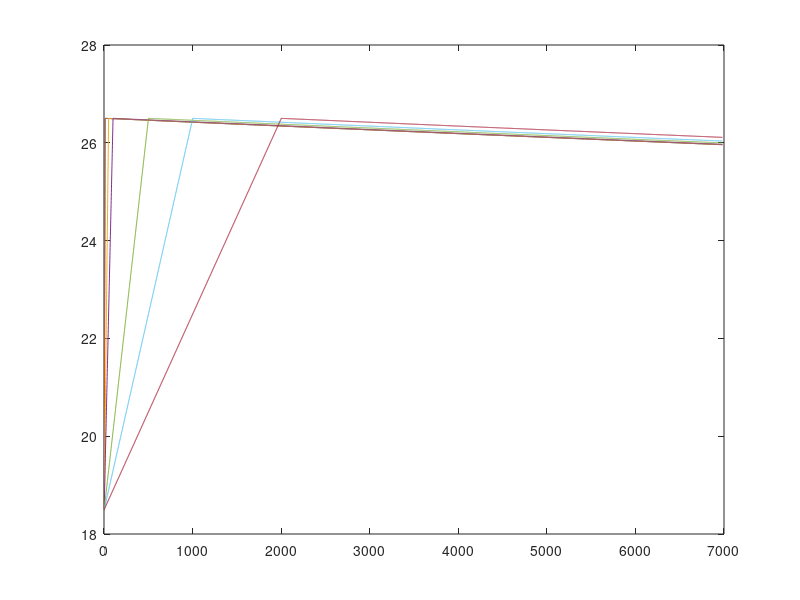

Reproduce this figure in MATLAB.

T=18.5;

dx=0.025;
npoints=0.9;
npoints=npoints/dx;

stop =7;
dt = 0.001;
stop=stop/dt;

TT=zeros(npoints+2,stop+1);
TT1=zeros(npoints+2,stop+1);

Tm = 8;

Tr_list = [0.01 0.05 0.1 0.5 1.0 2.0];

Tw = 0.05;
Tw = Tw/dx;

for i = 1:length(Tr_list)

    T_list = [T];

    ts=20;

    while ts<=stop,
      for step=1:npoints+1,
          TT1(step,ts)=Tm*exp(-(step-0.45/dx)^2/(2*Tw^2));
      end
      ts=ts+1;
    end

    ts=20;
    while ts<=((Tr_list(i)/dt)+20),
        for step=1:npoints+1,
            TT(step,ts)=T+TT1(step,ts)*(ts-20)/((Tr_list(i)/dt));
        end

    

    T_list = [T_list, TT(round(npoints/2),ts)];

    ts=ts+1;
    end

    while ts<=stop,
        for step=1:npoints+1,
            TT(step,ts)=T+TT1(step,ts)*exp(-(ts-((Tr_list(i)/dt)+20))/(100/dt));
        end

    

    T_list = [T_list, TT(round(npoints/2),ts)];

    ts=ts+1;
    end

    for step=1:npoints+1,
        TT(step,stop+1)= TT(step,stop);
    end

    if i == 1
       figure;
       plot(T_list); 
       hold on 
    end

    plot(T_list);
    hold on

end








